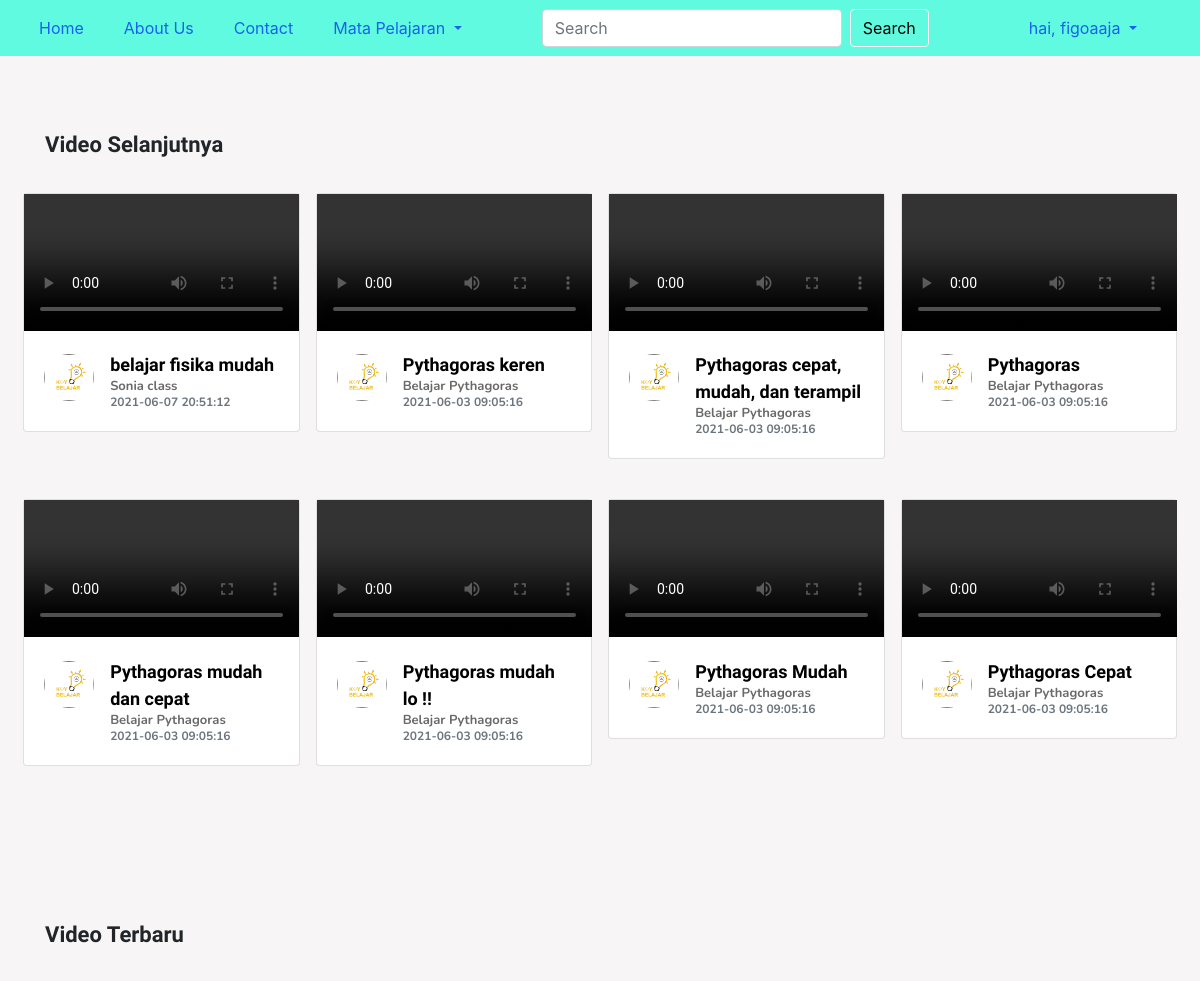
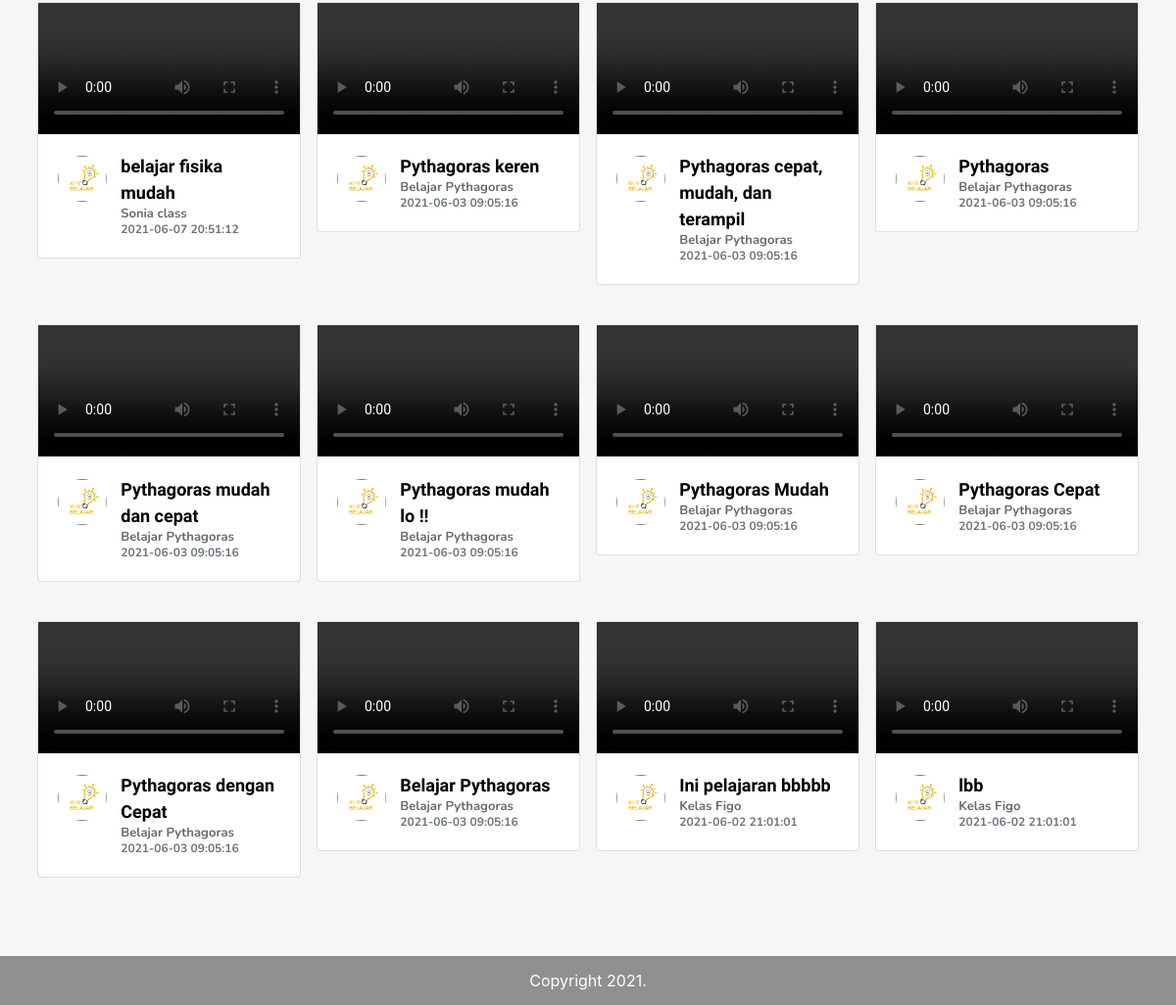
The app's page /putar.php (signed in) with its own data (2 pictures, top to bottom).
### tables this page shows
CREATE TABLE `postingans` (
  `id_postingan` bigint(20) UNSIGNED NOT NULL,
  `id_kelas` varchar(191) NOT NULL,
  `id_mata_pelajaran` varchar(191) NOT NULL,
  `judul` varchar(191) NOT NULL,
  `kelas` varchar(191) NOT NULL,
  `deskripsi` varchar(191) NOT NULL,
  `video` varchar(191) NOT NULL,
  `created_at` timestamp NULL DEFAULT NULL,
  `updated_at` timestamp NULL DEFAULT NULL
);

CREATE TABLE `kelass` (
  `id_kelas` bigint(20) UNSIGNED NOT NULL,
  `id_pengguna` varchar(191) NOT NULL,
  `nama_kelas` varchar(191) NOT NULL,
  `deskripsi` varchar(191) NOT NULL,
  `foto_sampul` varchar(191) NOT NULL,
  `created_at` timestamp NULL DEFAULT NULL,
  `updated_at` timestamp NULL DEFAULT NULL
);

### putar.php (the view, shortened to what this page needs)
<?php
                        include_once("config.php");
                        ?>
<!doctype html>
<html lang="en">
  <head>
    <link rel="stylesheet" href="https://cdn.jsdelivr.net/npm/bootstrap@4.6.0/dist/css/bootstrap.min.css">
<link href="font.css" rel="stylesheet">
  </head>
  <body>
    <?php
    include('header.php');
                      ?>
    <section class="videoSelanjutnya">
        <div class="container mt-5">
          <div class="row mb-4 pt-4">
            <div class="col fontKerasBesar">
              Video Selanjutnya
            </div>
          </div>
          <div class="row mb-5">
            <div class="row mb-5">
            <?php
                    $result = mysqli_query($mysqli, "SELECT * FROM postingans inner join kelass on kelass.id_kelas=postingans.id_kelas order by id_postingan desc limit 8");
                    while($data_table = mysqli_fetch_array($result)) {
                      ?>
            <div class="col-lg-3 col-md-4 col-sm-6 mb-4 videoKb">
              <div class="card videoPutar" data-id='<?php echo $data_table["id_postingan"] ?>'>
                <video controls>
                  <source src="admin/images/video/<?php echo $data_table['video'] ?>" type="video/mp4" />
                </video>
                <div class="card-body">
                    <div class="row">
                      <div class="col-3">
                        <img src="logo kB-1.jpg" width="50px" class="gambar">
                      </div>
                      <div class="col-9">
                        <div class="card-title fontKeras videoBelajarBesar"><?php echo $data_table["judul"] ?></div>
                        <div class="card-subtitle mb-1 fontLembutBesar videoBelajarKecil"><?php echo $data_table["nama_kelas"] ?></div>
                        <div class="card-subtitle mt-1 text-muted fontLembutKecil"><?php echo $data_table["updated_at"] ?></div>
                      </div>
                    </div>
                </div>
              </div>
            </div>
            <?php
          }
            ?>
          </div>
        </div>
    </section>
    <section class="videoTerbaru">
        <div class="container mt-5">
          <div class="row mb-4 pt-4">
            <div class="col fontKerasBesar">
              Video Terbaru
            </div>
          </div>
          <div class="row mb-5">
            <?php
                    $result = mysqli_query($mysqli, "SELECT * FROM postingans inner join kelass on kelass.id_kelas=postingans.id_kelas order by id_postingan desc limit 12");
                    while($data_table = mysqli_fetch_array($result)) {
                      ?>
            <div class="col-lg-3 col-md-4 col-sm-6 mb-4 videoKb">
              <div class="card videoPutar" data-id='<?php echo $data_table["id_postingan"] ?>'>
                <video controls>
                  <source src="admin/images/video/<?php echo $data_table['video'] ?>" type="video/mp4" />
                </video>
                <div class="card-body">
                    <div class="row">
                      <div class="col-3">
                        <img src="logo kB-1.jpg" width="50px" class="gambar">
                      </div>
                      <div class="col-9">
                        <div class="card-title fontKeras videoBelajarBesar"><?php echo $data_table["judul"] ?></div>
                        <div class="card-subtitle mb-1 fontLembutBesar videoBelajarKecil"><?php echo $data_table["nama_kelas"] ?></div>
                        <div class="card-subtitle mt-1 text-muted fontLembutKecil"><?php echo $data_table["updated_at"] ?></div>
                      </div>
                    </div>
                </div>
              </div>
            </div>
            <?php
          }
            ?>
          </div>
        </div>
    </section>
    <?php
        include('footer.php');
        ?>
  </body>
</html>

### header.php (shortened to what this page needs)
<section class="kepala">
        <div class="container-fluid">
            <div class="row">
                <div class="col">
                    <nav class="navbar navbar-expand-lg">
                        <div class="collapse navbar-collapse" id="navbarSupportedContent">
                          <ul class="navbar-nav isiKepala">
                            <li class="nav-item mr-4">
                                <a class="nav-link" href="home.php">Home</a>
                            </li>
                            <li class="nav-item mr-4">
                              <a class="nav-link" href="aboutus.php">About Us</a>
                            </li>
                            <li class="nav-item mr-4">
                                <a class="nav-link" href="contact.php">Contact</a>
                            </li>
                            <li class="nav-item dropdown mr-5">
                              <a class="nav-link dropdown-toggle" href="#" id="navbarDropdown" role="button" data-toggle="dropdown" aria-haspopup="true" aria-expanded="false">
                                Mata Pelajaran
                              </a>
                            </li>
                          </ul>
                          <form class="form-inline formSearch my-2 my-lg-0 mr-auto" action="cari.php" method="get">
                            <input class="form-control ukuranFormSearch mr-sm-2 ml-4" type="search" placeholder="Search" aria-label="Search" name="cari">
                            <button class="btn btn-outline-light btnSearch my-2 my-sm-0" type="submit">Search</button>
                          </form>
                          <?php
                        if(isset($_SESSION["email"])){
                            ?>
                            <ul class="navbar-nav isiKepala">
                            <li class="nav-item mr-4 dropdown">
                              <a class="nav-link  dropdown-toggle" href="#" id="userNavbarDropdown" role="button" data-toggle="dropdown" aria-haspopup="true" aria-expanded="false">
                                <?php
                                echo "hai, ".$_SESSION["nama_depan"];
                                ?>
                              </a>
                            </li>
                          </ul>
                        <?php
                        }
                            ?>
                        </div>
                    </nav>
                </div>
            </div>
        </div>
    </section>

### footer.php (shortened to what this page needs)
<div class="kaki mt-auto">
  <p class="text-center">Copyright 2021.</p>
</div>

### putar.php (style rules this page uses)
html { min-height:100vh; }
body { min-height: 100vh; position: relative; box-sizing: border-box; background-color: #f7f5f5; padding-bottom: 50px; //height of the footer }
.videoBelajarBesar { color: black; }
.videoTerbaru { width: auto; }
.videoSelanjutnya { width: auto; }
.videoKb { padding: 8px; }
.gambar { border-radius: 50%; margin-top: 3px; cursor: pointer; }

### header.php (style rules this page uses)
.kepala { background-color: #5ffae0; }
.isiKepala li a { color: rgb(25, 98, 233); }
.formSearch .ukuranFormSearch { width: 300px; }
.btnSearch { color: black; }

### footer.php (style rules this page uses)
.kaki { position: absolute; bottom: 0; padding:0; height: 50px; line-height:50px; width:100%; background-color: #908f91; color: white; }

### records on screen
postingans: judul "belajar fisika mudah", id_kelas.nama_kelas "Sonia class", id_kelas.updated_at "2021-06-07 20:51:12"
postingans: judul "Pythagoras keren", id_kelas.nama_kelas "Belajar Pythagoras", id_kelas.updated_at "2021-06-03 09:05:16"
postingans: judul "Pythagoras cepat, mudah, dan terampil", id_kelas.nama_kelas "Belajar Pythagoras", id_kelas.updated_at "2021-06-03 09:05:16"
postingans: judul "Pythagoras", id_kelas.nama_kelas "Belajar Pythagoras", id_kelas.updated_at "2021-06-03 09:05:16"
postingans: judul "Pythagoras mudah dan cepat", id_kelas.nama_kelas "Belajar Pythagoras", id_kelas.updated_at "2021-06-03 09:05:16"
postingans: judul "Pythagoras mudah lo !!", id_kelas.nama_kelas "Belajar Pythagoras", id_kelas.updated_at "2021-06-03 09:05:16"
postingans: judul "Pythagoras Mudah", id_kelas.nama_kelas "Belajar Pythagoras", id_kelas.updated_at "2021-06-03 09:05:16"
postingans: judul "Pythagoras Cepat", id_kelas.nama_kelas "Belajar Pythagoras", id_kelas.updated_at "2021-06-03 09:05:16"
postingans: judul "Pythagoras dengan Cepat", id_kelas.nama_kelas "Belajar Pythagoras", id_kelas.updated_at "2021-06-03 09:05:16"
postingans: judul "Belajar Pythagoras", id_kelas.nama_kelas "Belajar Pythagoras", id_kelas.updated_at "2021-06-03 09:05:16"
postingans: judul "Ini pelajaran bbbbb", id_kelas.nama_kelas "Kelas Figo", id_kelas.updated_at "2021-06-02 21:01:01"
postingans: judul "lbb", id_kelas.nama_kelas "Kelas Figo", id_kelas.updated_at "2021-06-02 21:01:01"

### other values on screen
$_SESSION["nama_depan"] "figoaaja"
